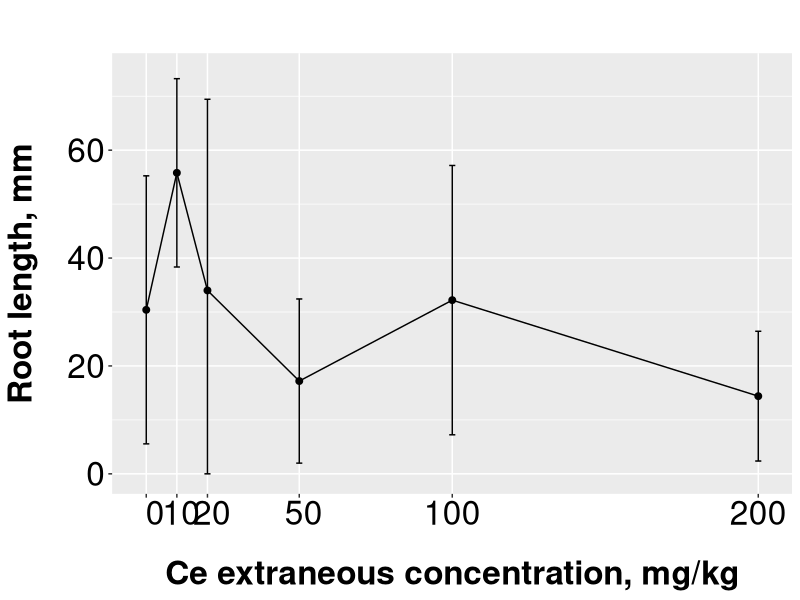

The R script that drew this image:
# This is the script for creating good mean plots with 
#   95% confidence interval bars. The confidence intervals
#   may be either t-parametric or bca bootstrap intervals.
# The algorithm was developed for cell analysis mean plots
#   of mitotic index (MI) and frequency of abberant cells (FAC).
#
# Copyright: Ilia Fastovets (2018)
# Contact: fastovetsilya@yandex.ru


library('readxl')
library('ggplot2')
#library('extrafont')
library('boot')

Data <- read_excel('Correlations_La_Ce_rastv_pochv.xlsx')
Datamat <- as.matrix(Data)

Element <- 'Ce'
Medium <- 'pochv'
Feature <- 'RootLength'

Index_Group <- paste(Element, Medium, sep = '_')
Index_Feature <- paste(Element, Medium, Feature, sep = '_')
D_r <- na.exclude(Datamat[,c(Index_Group, Index_Feature)])

create_summary <- function(D_r, method = 't') # 't' or 'boot'
{
  
  if(method == 't')
  {
    conf_interval_low <- function(x)
    {
      return(t.test(x)$conf.int[1])
    }
    conf_interval_high <- function(x)
    {
      return(t.test(x)$conf.int[2])
    }
    
    D_mean <- aggregate(x = D_r[,2], by = list(D_r[,1]), mean)
    D_low <- aggregate(x = D_r[,2], by = list(D_r[,1]), 
                       conf_interval_low)
    D_high <- aggregate(x = D_r[,2], by = list(D_r[,1]), 
                        conf_interval_high)
    D_agg <- cbind(D_mean, D_low[2], D_high[2])
    colnames(D_agg) <- c('Group', 'Mean', 'Low', 'High')
    D_agg[, 'Low'][D_agg[, 'Low'] < 0] <- 0
    return(as.data.frame(D_agg))
  }
  
  if(method == 'boot')
  {
    
    conf_interval_low <- function(x, R = 10^5)
    {
      bootfun <- function(data, index)
      {
        d <- data[index]
        return(mean(d))
      }
      bootresult <- boot(na.omit(x), bootfun, R = R)
      bootci <- boot.ci(bootresult, type = 'bca')
      return(bootci$bca[4])
    }
    
    conf_interval_high <- function(x, R = 10^5)
    {
      bootfun <- function(data, index)
      {
        d <- data[index]
        return(mean(d))
      }
      bootresult <- boot(na.omit(x), bootfun, R = R)
      bootci <- boot.ci(bootresult, type = 'bca')
      return(bootci$bca[5])
    }
    
    D_mean <- aggregate(x = D_r[,2], by = list(D_r[,1]), mean)
    D_low <- aggregate(x = D_r[,2], by = list(D_r[,1]), 
                       conf_interval_low)
    D_high <- aggregate(x = D_r[,2], by = list(D_r[,1]), 
                        conf_interval_high)
    D_agg <- cbind(D_mean, D_low[2], D_high[2])
    colnames(D_agg) <- c('Group', 'Mean', 'Low', 'High')
    D_agg[, 'Low'][D_agg[, 'Low'] < 0] <- 0
    return(as.data.frame(D_agg))
  }
  
}

D_agg <- create_summary(D_r, 't')


#loadfonts(device = "win")
#font_install('TT Arial')
good_plot <- function(D_agg, title, xlab, ylab)
{
  ggplot(D_agg, aes(x=Group, y=Mean, vjust = 1.5)) +
    geom_line(aes(group=1)) +
    geom_point(size=2) +
    geom_errorbar(aes(ymin=Low, ymax=High), 
                  width=2) +
    xlab(paste0(xlab)) + 
    ylab(paste0(ylab)) +
    ggtitle(title) +
    scale_x_discrete(limits = D_agg$Group, expand = c(0.05,0.05)) +
    theme(plot.title = element_text(hjust = 0.5), 
          axis.text = element_text(face='plain',size=24, colour='black'),
          text = element_text(face="bold",size=24, colour='black'),
          axis.title.x = element_text(margin = margin(t = 20)),
          axis.title.y = element_text(margin = margin(r = 20))) +
    ylim(0,max(D_agg$High)+1)
         
}

# good_plot(D_agg, '', 
#           paste0(Element,' concentration', ', mg/l'), 
#           paste0(Feature, ', %'))

# good_plot(D_agg, '',
#           paste0(Element,' extraneous concentration', ', mg/kg'),
#           paste0(Feature, ', %'))

# good_plot(D_agg, '',
#           paste0(Element,' concentration', ', mg/l'),
#           'Root length, mm')

good_plot(D_agg, '',
          paste0(Element,' extraneous concentration', ', mg/kg'),
          'Root length, mm')
